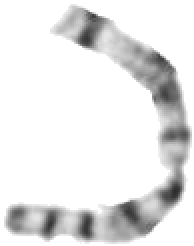
#> input picture preprocessing/base_chromosomes/205182.2.K.png, 97 x 123 px (shown 2 times larger); its folder holds 4 pictures in this run
$ python generator.py
#> lines starting #> are read from the running program, lines starting #| are printed output that depends on the picture; after the words box and inside, x2 and y2 are one past the last pixel; in counts of white or black regions, pixels touching at a corner belong together
"""
generator.py
Realistic simulation of 2 or 3 overlapping chromosomes.
Features:
- 50% 2-overlap, 50% 3-overlap
- Speckle/Gaussian noise
- Blurred intersection regions
- Random rotations and translations (sometimes overlapping at tips)
"""
import argparse
import csv
import os
import random
from concurrent.futures import ThreadPoolExecutor, as_completed
from pathlib import Path

import cv2
import numpy as np
from PIL import Image, ImageFilter
from skimage.morphology import skeletonize

ROOT = Path(__file__).resolve().parent.parent
BASE_DIR = ROOT / "preprocessing" / "base_chromosomes"
OUT_ROOT = ROOT / "generated_data_v2.1"
OUT_IMAGE_DIR = OUT_ROOT / "images"

# Masks
OUT_MASK_DIRS = [OUT_ROOT / f"mask_{i}" for i in range(1, 4)]
OUT_OVERLAP_DIRS = {
    "12": OUT_ROOT / "overlap_12", "23": OUT_ROOT / "overlap_23",
    "13": OUT_ROOT / "overlap_13", "123": OUT_ROOT / "overlap_123"
}
OUT_PRIOR_DIRS = {
    "skeleton": OUT_ROOT / "priors_skeleton",
    "distance": OUT_ROOT / "priors_distance"
}
OUT_LABEL_CSV = OUT_ROOT / "order_labels.csv"
OUT_PREVIEW_DIR = OUT_ROOT / "previews"

CANVAS_SIZE = 512
MIN_OVERLAP_PIXELS = 80
NOISE_PROB = 0.5
NOISE_STD = 3.0

def reset_output():
    for d in [OUT_IMAGE_DIR, OUT_PREVIEW_DIR] + OUT_MASK_DIRS + list(OUT_OVERLAP_DIRS.values()) + list(OUT_PRIOR_DIRS.values()):
        d.mkdir(parents=True, exist_ok=True)

def add_noise(rgba_img, rng, np_rng):
    """Add some speckle/gaussian noise to the RGB part"""
    if rng.random() > NOISE_PROB:
        return rgba_img

    arr = np.array(rgba_img)
    rgb = arr[:, :, :3].astype(np.float32)
    alpha = arr[:, :, 3]

    # Gaussian noise
    noise = np_rng.normal(0, NOISE_STD, rgb.shape)
    rgb = np.clip(rgb + noise, 0, 255)

    # Re-apply to arr
    arr[:, :, :3] = rgb.astype(np.uint8)
    return Image.fromarray(arr, "RGBA")

def get_shape_priors(mask_binary):
    skel = skeletonize(mask_binary > 0)
    skel_img = (skel * 255).astype(np.uint8)

    dist = cv2.distanceTransform((mask_binary > 0).astype(np.uint8), cv2.DIST_L2, 5)
    if dist.max() > 0:
        dist = (dist / dist.max() * 255).astype(np.uint8)
    else:
        dist = np.zeros_like(mask_binary, dtype=np.uint8)
    return skel_img, dist

def alpha_over_with_blur(base_rgb: np.ndarray, top_rgba: np.ndarray, intersection_mask: np.ndarray) -> np.ndarray:
    base = base_rgb.astype(np.float32)
    top_rgb = top_rgba[:, :, :3].astype(np.float32)

    # Erode the alpha mask to hide the white halo (viền trắng) when overlapping
    alpha = top_rgba[:, :, 3]
    kernel = np.ones((5, 5), np.uint8)
    alpha = cv2.erode(alpha, kernel, iterations=1)

    alpha = alpha.astype(np.float32) / 255.0

    # Blur the top RGB slightly where they intersect to simulate depth/transparency blur
    if np.sum(intersection_mask) > 0:
        inter_soft = cv2.GaussianBlur(intersection_mask.astype(np.float32), (5, 5), 2.0)
        top_blur = cv2.GaussianBlur(top_rgb, (3, 3), 1.0)

        # Mix top_rgb with blurred top_rgb at intersection
        blend_factor = inter_soft[:, :, None]
        top_rgb = top_rgb * (1 - blend_factor) + top_blur * blend_factor

        # Also reduce alpha slightly at intersection to show bottom layer
        alpha = alpha * (1 - 0.3 * inter_soft)

    alpha = alpha[:, :, None]
    return np.clip(top_rgb * alpha + base * (1.0 - alpha), 0, 255).astype(np.uint8)

def make_sample(items, num_chrs, rng, np_rng):
    layers = []
    masks = []

    # Place chromosomes
    for item in items[:num_chrs]:
        obj = item.copy()
        obj = add_noise(obj, rng, np_rng)

        target_size = rng.randint(220, 360)
        scale = target_size / max(obj.size)
        new_size = (max(1, int(obj.size[0] * scale)), max(1, int(obj.size[1] * scale)))

        obj = obj.resize(new_size, Image.BILINEAR)
        angle = rng.uniform(0, 360)
        obj = obj.rotate(angle, expand=True, resample=Image.BILINEAR, fillcolor=(255,255,255,0))

        # Tips overlap: Instead of center clustering, spread them out slightly
        # Normal cluster
        cx = rng.randint(CANVAS_SIZE//2 - 60, CANVAS_SIZE//2 + 60)
        cy = rng.randint(CANVAS_SIZE//2 - 60, CANVAS_SIZE//2 + 60)

        layer = Image.new("RGBA", (CANVAS_SIZE, CANVAS_SIZE), (255,255,255,0))
        x = int(cx - obj.size[0]/2)
        y = int(cy - obj.size[1]/2)
        layer.alpha_composite(obj, dest=(x, y))

        arr = np.array(layer)
        layers.append(arr)
        masks.append((arr[:, :, 3] > 127).astype(np.uint8))

    # Pad to 3 layers for consistency in output (empty for the 3rd if num_chrs == 2)
    while len(layers) < 3:
        layers.append(np.zeros((CANVAS_SIZE, CANVAS_SIZE, 4), dtype=np.uint8))
        masks.append(np.zeros((CANVAS_SIZE, CANVAS_SIZE), dtype=np.uint8))

    m1, m2, m3 = masks
    o12 = m1 & m2
    o23 = m2 & m3
    o13 = m1 & m3
    o123 = m1 & m2 & m3

    # Validate overlap
    if num_chrs == 2:
        if np.sum(o12) < MIN_OVERLAP_PIXELS: return None
    else:
        if np.sum(o12) < MIN_OVERLAP_PIXELS or np.sum(o23) < MIN_OVERLAP_PIXELS: return None

    # Order: 0=bottom, 1=middle, 2=top
    base = np.ones((CANVAS_SIZE, CANVAS_SIZE, 3), dtype=np.uint8) * 255
    out = alpha_over_with_blur(base, layers[0], np.zeros_like(m1))
    out = alpha_over_with_blur(out, layers[1], o12)
    if num_chrs == 3:
        out = alpha_over_with_blur(out, layers[2], o13 | o23)

    # Pre-compute priors
    combined_skel = np.zeros((CANVAS_SIZE, CANVAS_SIZE), dtype=np.uint8)
    combined_dist = np.zeros((CANVAS_SIZE, CANVAS_SIZE), dtype=np.uint8)
    for m in masks[:num_chrs]:
        skel, dist = get_shape_priors(m)
        combined_skel = np.maximum(combined_skel, skel)
        combined_dist = np.maximum(combined_dist, dist)

    # Make preview image (Side by side)
    overlay = out.copy()
    overlay[m1 > 0] = overlay[m1 > 0] * 0.8 + np.array([255, 0, 0]) * 0.2
    overlay[m2 > 0] = overlay[m2 > 0] * 0.8 + np.array([0, 255, 0]) * 0.2
    if num_chrs == 3:
        overlay[m3 > 0] = overlay[m3 > 0] * 0.8 + np.array([0, 0, 255]) * 0.2

    preview = np.concatenate((out, overlay), axis=1) # Left: Raw, Right: Overlay

    return {
        "image": out, "preview": preview,
        "m1": m1, "m2": m2, "m3": m3,
        "o12": o12, "o23": o23, "o13": o13, "o123": o123,
        "skel": combined_skel, "dist": combined_dist,
        "order": [0, 1, 2] if num_chrs == 3 else [0, 1, -1],
        "num_chrs": num_chrs
    }

def worker(idx, objects, rng, np_rng):
    num_chrs = 2 if rng.random() < 0.5 else 3
    for _ in range(20):
        items = random.sample(objects, num_chrs)
        res = make_sample(items, num_chrs, rng, np_rng)
        if res is not None:
            name = f"sample_{idx:05d}.png"
            Image.fromarray(res["image"]).save(OUT_IMAGE_DIR / name, compress_level=1)
            if idx < 20:  # save 20 previews
                Image.fromarray(res["preview"]).save(OUT_PREVIEW_DIR / name, compress_level=1)

            Image.fromarray(res["m1"]*255).save(OUT_MASK_DIRS[0] / name, compress_level=1)
            Image.fromarray(res["m2"]*255).save(OUT_MASK_DIRS[1] / name, compress_level=1)
            Image.fromarray(res["m3"]*255).save(OUT_MASK_DIRS[2] / name, compress_level=1)
            Image.fromarray(res["o12"]*255).save(OUT_OVERLAP_DIRS["12"] / name, compress_level=1)
            Image.fromarray(res["o23"]*255).save(OUT_OVERLAP_DIRS["23"] / name, compress_level=1)
            Image.fromarray(res["o13"]*255).save(OUT_OVERLAP_DIRS["13"] / name, compress_level=1)
            Image.fromarray(res["o123"]*255).save(OUT_OVERLAP_DIRS["123"] / name, compress_level=1)
            Image.fromarray(res["skel"]).save(OUT_PRIOR_DIRS["skeleton"] / name, compress_level=1)
            Image.fromarray(res["dist"]).save(OUT_PRIOR_DIRS["distance"] / name, compress_level=1)
            return name, res["order"], res["num_chrs"]
    return None

def main():
    parser = argparse.ArgumentParser()
    parser.add_argument("--count", type=int, default=10)
    args = parser.parse_args()

    reset_output()
    paths = list(BASE_DIR.glob("*.png"))
    if not paths:
        print("No base chromosomes found. Run extract_base.py first.")
        return

    print(f"Loading {len(paths)} base objects into RAM...")
    objects = [Image.open(p).convert("RGBA") for p in paths]
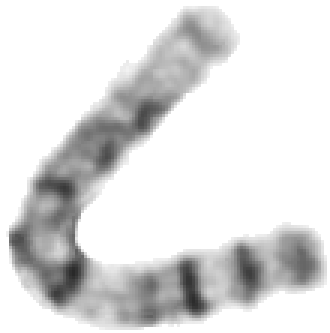
#> input picture preprocessing/base_chromosomes/211909.2.K.png, 110 x 111 px (shown 3 times larger)
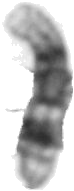
#> input picture preprocessing/base_chromosomes/9220500694.2.K.png, 74 x 191 px
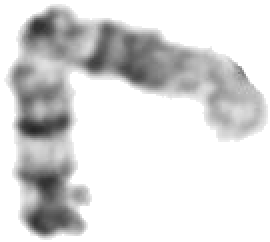
#> input picture preprocessing/base_chromosomes/9221201249.2.K.png, 135 x 121 px (shown 2 times larger)
#> objects = 4 items

    labels = []
    print(f"Generating {args.count} samples...")
    with ThreadPoolExecutor(max_workers=os.cpu_count()) as pool:
        futures = []
        for i in range(args.count):
            rng = random.Random(i)
            np_rng = np.random.default_rng(i)
            futures.append(pool.submit(worker, i, objects, rng, np_rng))
#> this loop made 10 passes
#> pass 1, in worker, `Image.fromarray(res["image"]).save(OUT_IMAGE_DIR / name, compress_leve..`:
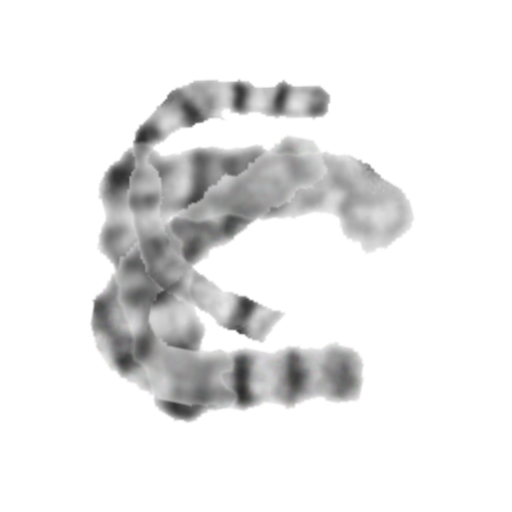
#> saved as sample_00000.png: PIL image 512x512 RGB; mean R, G, B 233.8, 233.8, 233.9
#> pass 1, in worker, `Image.fromarray(res["preview"]).save(OUT_PREVIEW_DIR / name, compress_..`:
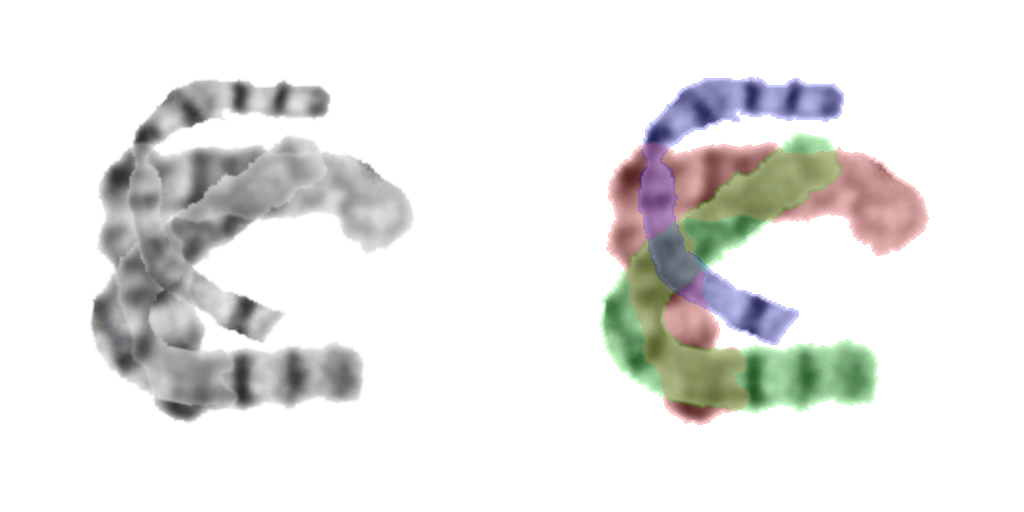
#> saved as sample_00000.png: PIL image 1024x512 RGB; mean R, G, B 231.9, 231.6, 230.2
#> pass 1, in worker, `Image.fromarray(res["m1"]*255).save(OUT_MASK_DIRS[0] / name, compress_..`:
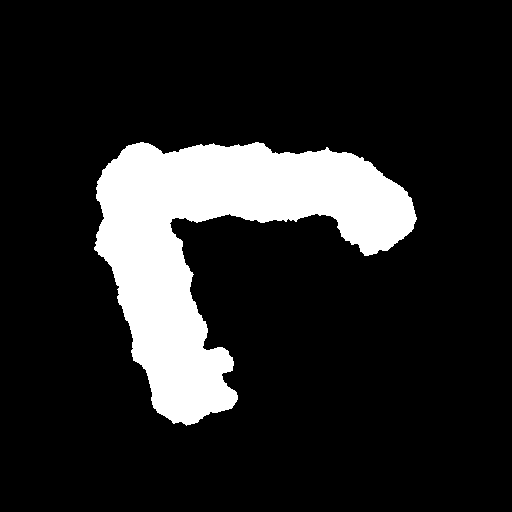
#> saved as sample_00000.png: PIL image 512x512 L; 14.5% white; 1 white region, box (x1, y1, x2, y2) and area: (94, 142, 417, 426) 38140
#> pass 1, in worker, `Image.fromarray(res["m2"]*255).save(OUT_MASK_DIRS[1] / name, compress_..`:
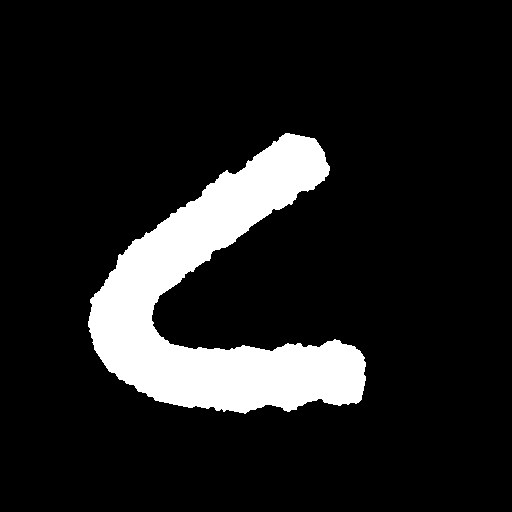
#> saved as sample_00000.png: PIL image 512x512 L; 12.1% white; 1 white region, box (x1, y1, x2, y2) and area: (88, 133, 366, 414) 31774
#> after the loop, futures = 10 items

        for f in as_completed(futures):
            res = f.result()
            if res:
                labels.append(res)
#> this loop made 10 passes
#> res on passes 1 to 10: ('sample_00002.png', [0, 1, 2], 3), ('sample_00008.png', [0, 1, -1], 2), ('sample_00007.png', [0, 1, -1], 2), ('sample_00004.png', [0, 1, -1], 2), ('sample_00006.png', [0, 1, 2], 3), ('sample_00009.png', [0, 1, -1], 2), ('sample_00003.png', [0, 1, -1], 2), ('sample_00001.png', [0, 1, -1], 2), ('sample_00005.png', [0, 1, 2], 3), ('sample_00000.png', [0, 1, 2], 3)
#> after the loop, labels = 10 items

    with open(OUT_LABEL_CSV, "w", newline="") as f:
        w = csv.writer(f)
        w.writerow(["filename", "order", "num_chrs"])
        for name, order, num_chrs in labels:
            w.writerow([name, "_".join(map(str, order)), num_chrs])
#> this loop made 10 passes

    print("Done!")

if __name__ == "__main__":
    main()
